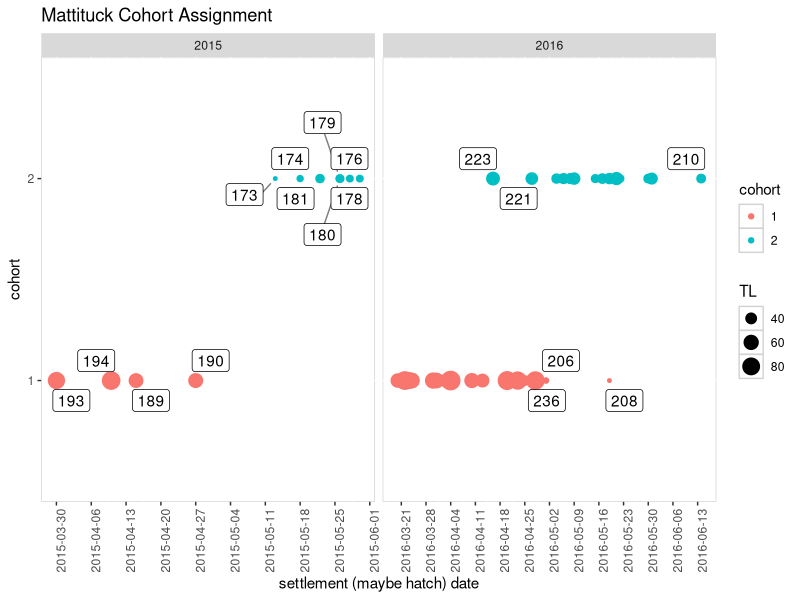
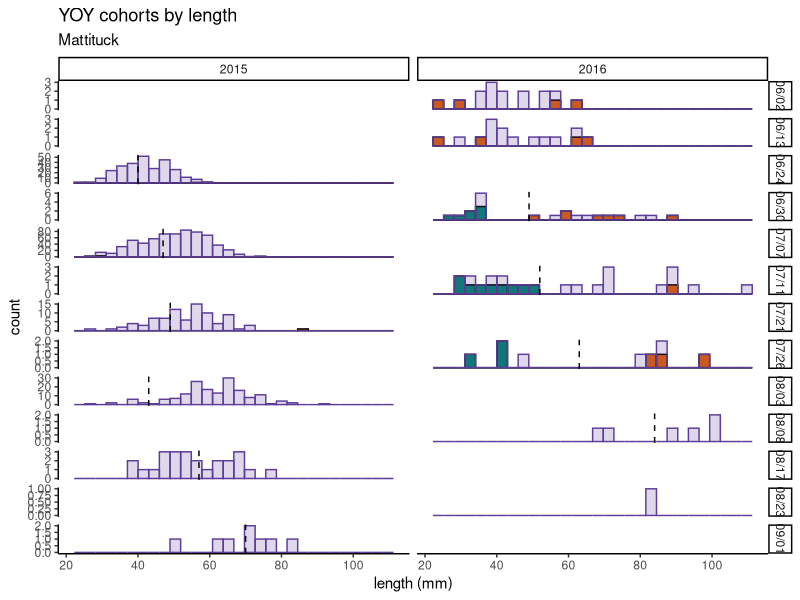
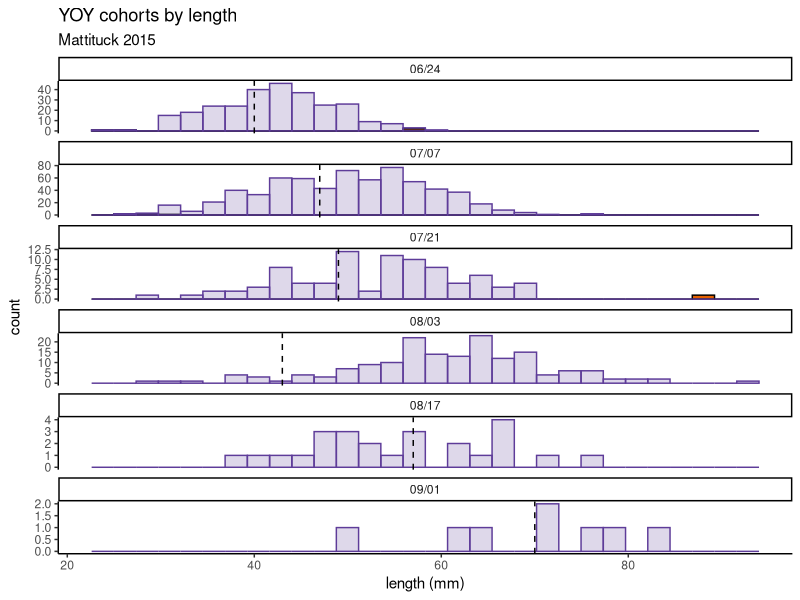

These charts were generated, in order, by the following R code:
### WF Microsats ###
## Mattituck Cohort assignment by hatch date ###
## August 18, 2020 ###

#keeping everything in this folder
setwd("/Users//tdolan/Documents//R-Github//WFmicrosats")

library("dplyr")
library("tidyr")
library('purrr')
library("lubridate")
library("chron")
library("ggplot2")
library('ggrepel')

mtage <-read.csv(file="mtcohortreassignAug182020.csv", header=TRUE)
mtage <-mutate(mtage, bday=as.Date(hatch.date), cohort=as.factor(new.cohort)) %>%slice(1:49)
allmelt <-read.csv(file="allmeltdec2019.csv", header=TRUE)

mtage %>%
  #ggplot(aes(x=bday, y=n_distinct(samp)))+ #turn off cohort sorting
 ggplot(aes(x=bday, y=cohort,group=cohort))+
 geom_point(aes(color=cohort,size=TL))+
  #geom_point(aes(size=TL))+ #turn off cohort sorting
  #geom_text(aes(label=samp),hjust=0,vjust=0)+ #another way to do text. 
  geom_label_repel(aes(label = samp),
                   box.padding   = 0.35, 
                   point.padding = 0.5,
                   segment.color = 'grey50')+
  scale_x_date(date_breaks="1 week",date_labels = ("%Y-%m-%d"),)+
  xlab("settlement (maybe hatch) date")+
  ggtitle("Mattituck Cohort Assignment")+
  facet_grid(~Year, scales="free")+
  theme(axis.text.x = element_text(angle = 90, hjust = 1),
        panel.background = element_rect(fill = 'white', colour = 'light gray'),
        panel.grid.major = element_line(colour = "white"))
#ggsave("Mtcohortassign.png", path="/Users/tdolan/Documents/WIP research/microsats/microsat_figs")
#dev.off()

#histograms where catherine's cohorts are overlaid on the regular cohort data. 
## original script is called "field graphs 9_10_19.R"
mtage <-dplyr::select(mtage,-cohort,-old.pop)%>%mutate(source="cc")

mtmelt <-filter(allmelt, Bay=="Mattituck") %>%dplyr::rename(catch.date=Date, Location=Bay, TL=value) %>%mutate(source="tows")
weeks <-dplyr::select(mtmelt,catch.date,Week)
mtage <-left_join(mtage,weeks)
mtfnew <-full_join(mtage, mtmelt, by=c("catch.date","TL","Location","Year","source","Week")) %>% mutate(Year=as.factor(Year),catch.date=as.Date(catch.date))

split <-c(40,	47,	49,	43,	57,	70)
splits15 <- as.data.frame(split) %>% mutate(Year="2015")
splits15$catch.date <- as.Date(c("2015-06-24",	"2015-07-07",	"2015-07-21",	"2015-08-03",	"2015-08-17",	"2015-09-01"))
split <-c(49,	52,	63,	84)
splits16 <- as.data.frame(split) %>% mutate(Year="2016")
splits16$catch.date <- as.Date(c("2016-06-30",	"2016-07-11",	"2016-07-26",	"2016-08-08"))
splits <-bind_rows(splits15,splits16) %>% mutate(Year=as.factor(Year),catch.date=as.Date(catch.date))

mtfnew <-full_join(mtfnew, splits, by=c("Year","catch.date"))
mtfnew <-unique(mtfnew) %>% mutate(day = format(as.Date(catch.date), format="%m/%d"))

#both years in same plot
ggplot(mtfnew,aes(x=TL)) + 
  geom_histogram(data = subset(mtfnew,source=="cc"& new.cohort=="1"), fill="#e66101",color="black", position="identity",   show.legend=TRUE)+ 
  geom_histogram(data = subset(mtfnew,source=="cc"& new.cohort=="2"), fill="#018571",color="black",position="identity",   show.legend=TRUE)+
  geom_histogram(data = subset(mtfnew,source=="tows"), fill="#5e3c99",color="#5e3c99",position="identity",   alpha = 0.2, show.legend=TRUE)+
  geom_vline(aes(xintercept=split), color="black", linetype="dashed", size=0.5) +
  facet_grid(day~Year,scales="free_y")+
  theme_classic()+
  labs(x = "length (mm)",
       title = "YOY cohorts by length",
       subtitle = "Mattituck") 

#separate plots for each year - Remember to change out year!
mtfnew2 <-filter(mtfnew, Year=="2015")
ggplot(mtfnew2,aes(x=TL)) + 
  geom_histogram(data = subset(mtfnew2,source=="cc"& new.cohort=="1"), fill="#e66101",color="black", position="identity",   show.legend=TRUE)+ 
  geom_histogram(data = subset(mtfnew2,source=="cc"& new.cohort=="2"), fill="#018571",color="black",position="identity",   show.legend=TRUE)+
  geom_histogram(data = subset(mtfnew2,source=="tows"), fill="#5e3c99",color="#5e3c99",position="identity",   alpha = 0.2, show.legend=TRUE)+
  geom_vline(aes(xintercept=split), color="black", linetype="dashed", size=0.5) +
  facet_wrap(~day,scales="free_y",nrow=6)+
  theme_classic()+
  labs(x = "length (mm)",
       title = "YOY cohorts by length",
       subtitle = "Mattituck 2015") 


##Shinnecock!
